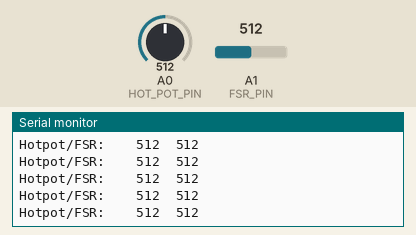
Simulated run of this sketch. Board: Arduino Uno, built with avr-gcc and run on an emulated ATmega328P. Parts: the last lines printed to the serial monitor. The test bench sets the inputs (shaded band); at power-on: A0 (HOT_POT_PIN) = 512, A1 (FSR_PIN) = 512.

Above: at 1.2 s.
1.3 s: A0 (HOT_POT_PIN) set to 716
At 1.31 s:
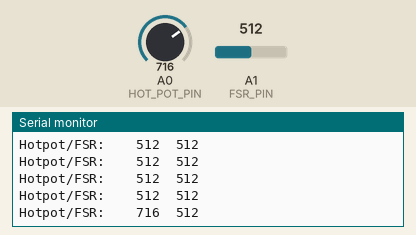
2.8 s: A1 (FSR_PIN) set to 716
At 2.82 s:
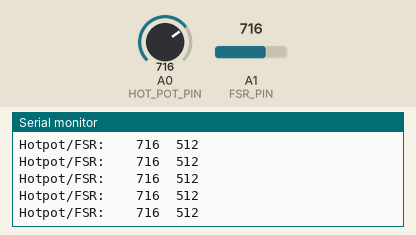
4.3 s: A0 (HOT_POT_PIN) set to 900
At 4.34 s:
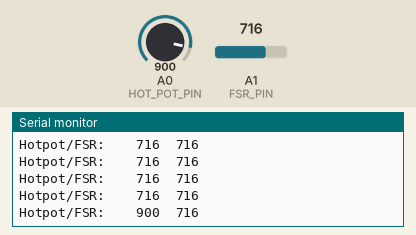
5.8 s: A1 (FSR_PIN) set to 900
At 5.85 s:
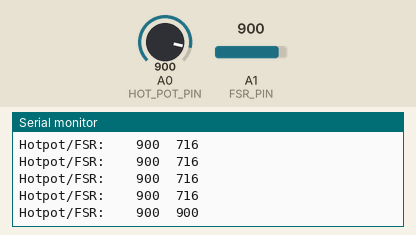
Timing chart, 0 to 8.3 s (numbered marks = the images above; inputs shaded):
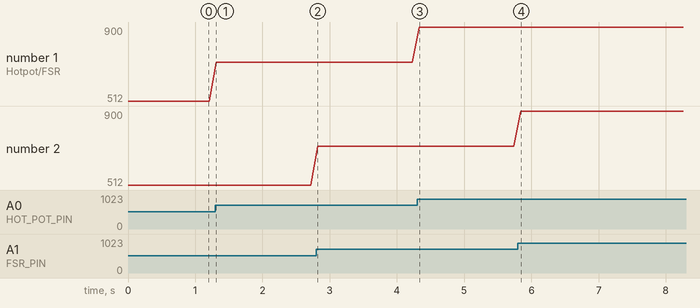

The sketch:

test_hotpot_longfsr.ino
```cpp
const int HOT_POT_PIN = A0;
const int FSR_PIN = A1;

const int GRAPH_LENGTH = 127; // length of line graph (Max MIDI value)

void setup() {
    Serial.begin(115200);
    Serial.print("Setup Finished\n");
}

void loop() {
    int hotpot = analogRead(HOT_POT_PIN);
    int fsr = analogRead(FSR_PIN);

    Serial.print("Hotpot/FSR:\t\t");
    Serial.print(hotpot);
    Serial.print("\t");
    Serial.println(fsr);

    delay(100);
}
```

Measured:
- after the input at 1.3 s, the serial monitor: prints a new line at once (image 1)
- after the input at 4.3 s, the serial monitor: prints a new line at once (image 3)
- after the input at 5.8 s, the serial monitor: prints a new line at once (image 4)
- plotted number 1: 512 → 716 after the input at 1.3 s, 716 → 900 after the input at 4.3 s
